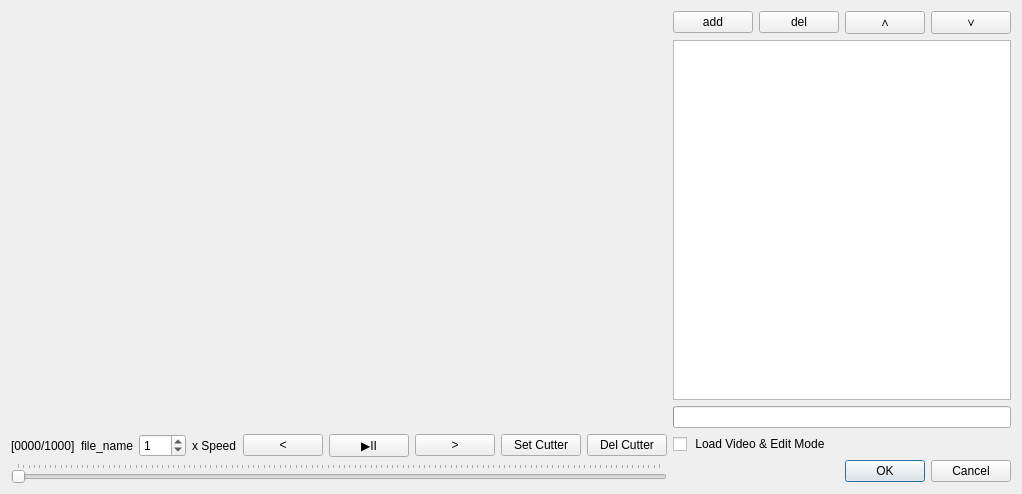
<?xml version="1.0" encoding="UTF-8"?>
<ui version="4.0">
 <class>Dialog</class>
 <widget class="QDialog" name="Dialog">
  <property name="enabled">
   <bool>true</bool>
  </property>
  <property name="geometry">
   <rect>
    <x>0</x>
    <y>0</y>
    <width>980</width>
    <height>494</height>
   </rect>
  </property>
  <property name="sizePolicy">
   <sizepolicy hsizetype="Fixed" vsizetype="Fixed">
    <horstretch>0</horstretch>
    <verstretch>0</verstretch>
   </sizepolicy>
  </property>
  <property name="contextMenuPolicy">
   <enum>Qt::DefaultContextMenu</enum>
  </property>
  <property name="acceptDrops">
   <bool>false</bool>
  </property>
  <property name="windowTitle">
   <string>Video Editor</string>
  </property>
  <layout class="QGridLayout" name="gridLayout_2">
   <item row="0" column="0">
    <widget class="QLabel" name="ImageLabel">
     <property name="sizePolicy">
      <sizepolicy hsizetype="Expanding" vsizetype="Expanding">
       <horstretch>0</horstretch>
       <verstretch>0</verstretch>
      </sizepolicy>
     </property>
     <property name="minimumSize">
      <size>
       <width>320</width>
       <height>240</height>
      </size>
     </property>
     <property name="focusPolicy">
      <enum>Qt::ClickFocus</enum>
     </property>
     <property name="text">
      <string/>
     </property>
    </widget>
   </item>
   <item row="0" column="1">
    <layout class="QVBoxLayout" name="verticalLayout_list">
     <item>
      <layout class="QHBoxLayout" name="horizontalLayout_list">
       <item>
        <widget class="QPushButton" name="listAddButton">
         <property name="focusPolicy">
          <enum>Qt::NoFocus</enum>
         </property>
         <property name="layoutDirection">
          <enum>Qt::LeftToRight</enum>
         </property>
         <property name="text">
          <string>add</string>
         </property>
        </widget>
       </item>
       <item>
        <widget class="QPushButton" name="listDelButton">
         <property name="focusPolicy">
          <enum>Qt::NoFocus</enum>
         </property>
         <property name="layoutDirection">
          <enum>Qt::LeftToRight</enum>
         </property>
         <property name="text">
          <string>del</string>
         </property>
        </widget>
       </item>
       <item>
        <widget class="QPushButton" name="listUpButton">
         <property name="focusPolicy">
          <enum>Qt::NoFocus</enum>
         </property>
         <property name="text">
          <string>∧</string>
         </property>
        </widget>
       </item>
       <item>
        <widget class="QPushButton" name="listDownButton">
         <property name="focusPolicy">
          <enum>Qt::NoFocus</enum>
         </property>
         <property name="text">
          <string>∨</string>
         </property>
        </widget>
       </item>
      </layout>
     </item>
     <item>
      <widget class="QListWidget" name="listWidget">
       <property name="minimumSize">
        <size>
         <width>0</width>
         <height>0</height>
        </size>
       </property>
       <property name="focusPolicy">
        <enum>Qt::StrongFocus</enum>
       </property>
       <property name="acceptDrops">
        <bool>true</bool>
       </property>
       <property name="dragDropMode">
        <enum>QAbstractItemView::NoDragDrop</enum>
       </property>
      </widget>
     </item>
     <item>
      <widget class="QProgressBar" name="listpBar">
       <property name="enabled">
        <bool>true</bool>
       </property>
       <property name="autoFillBackground">
        <bool>false</bool>
       </property>
       <property name="value">
        <number>0</number>
       </property>
       <property name="textVisible">
        <bool>false</bool>
       </property>
       <property name="orientation">
        <enum>Qt::Horizontal</enum>
       </property>
       <property name="format">
        <string>%p%</string>
       </property>
      </widget>
     </item>
    </layout>
   </item>
   <item row="1" column="0">
    <layout class="QVBoxLayout" name="verticalLayout_play">
     <item>
      <layout class="QHBoxLayout" name="horizontalLayout_play">
       <item>
        <widget class="QLabel" name="FrameNum_Label">
         <property name="text">
          <string>[0000/1000]</string>
         </property>
        </widget>
       </item>
       <item>
        <widget class="QLabel" name="FileName_Label">
         <property name="text">
          <string>file_name</string>
         </property>
        </widget>
       </item>
       <item>
        <widget class="QSpinBox" name="speedUp">
         <property name="enabled">
          <bool>true</bool>
         </property>
         <property name="focusPolicy">
          <enum>Qt::WheelFocus</enum>
         </property>
         <property name="wrapping">
          <bool>false</bool>
         </property>
         <property name="readOnly">
          <bool>false</bool>
         </property>
         <property name="maximum">
          <number>150</number>
         </property>
         <property name="value">
          <number>1</number>
         </property>
         <property name="displayIntegerBase">
          <number>10</number>
         </property>
        </widget>
       </item>
       <item>
        <widget class="QLabel" name="speedUpText">
         <property name="text">
          <string>x Speed</string>
         </property>
        </widget>
       </item>
       <item>
        <widget class="QPushButton" name="sliderLeftButton">
         <property name="focusPolicy">
          <enum>Qt::NoFocus</enum>
         </property>
         <property name="text">
          <string>&lt;</string>
         </property>
        </widget>
       </item>
       <item>
        <widget class="QPushButton" name="playButton">
         <property name="focusPolicy">
          <enum>Qt::NoFocus</enum>
         </property>
         <property name="text">
          <string>▶II</string>
         </property>
        </widget>
       </item>
       <item>
        <widget class="QPushButton" name="sliderRightButton">
         <property name="focusPolicy">
          <enum>Qt::NoFocus</enum>
         </property>
         <property name="text">
          <string>&gt;</string>
         </property>
        </widget>
       </item>
       <item>
        <widget class="QPushButton" name="setCutterButton">
         <property name="focusPolicy">
          <enum>Qt::NoFocus</enum>
         </property>
         <property name="text">
          <string>Set Cutter</string>
         </property>
        </widget>
       </item>
       <item>
        <widget class="QPushButton" name="delCutterButton">
         <property name="focusPolicy">
          <enum>Qt::NoFocus</enum>
         </property>
         <property name="text">
          <string>Del Cutter</string>
         </property>
        </widget>
       </item>
      </layout>
     </item>
     <item>
      <widget class="QSlider" name="slider">
       <property name="minimumSize">
        <size>
         <width>320</width>
         <height>10</height>
        </size>
       </property>
       <property name="focusPolicy">
        <enum>Qt::StrongFocus</enum>
       </property>
       <property name="maximum">
        <number>3600</number>
       </property>
       <property name="singleStep">
        <number>30</number>
       </property>
       <property name="pageStep">
        <number>30</number>
       </property>
       <property name="orientation">
        <enum>Qt::Horizontal</enum>
       </property>
       <property name="invertedAppearance">
        <bool>false</bool>
       </property>
       <property name="invertedControls">
        <bool>false</bool>
       </property>
       <property name="tickPosition">
        <enum>QSlider::TicksAbove</enum>
       </property>
       <property name="tickInterval">
        <number>0</number>
       </property>
      </widget>
     </item>
    </layout>
   </item>
   <item row="1" column="1">
    <layout class="QVBoxLayout" name="verticalLayout_check">
     <item>
      <widget class="QCheckBox" name="LoadVideoCheckBox">
       <property name="focusPolicy">
        <enum>Qt::NoFocus</enum>
       </property>
       <property name="layoutDirection">
        <enum>Qt::LeftToRight</enum>
       </property>
       <property name="text">
        <string> Load Video &amp;&amp; Edit Mode</string>
       </property>
       <property name="checkable">
        <bool>true</bool>
       </property>
       <property name="checked">
        <bool>false</bool>
       </property>
      </widget>
     </item>
     <item>
      <widget class="QDialogButtonBox" name="buttonBox">
       <property name="sizePolicy">
        <sizepolicy hsizetype="Minimum" vsizetype="Fixed">
         <horstretch>0</horstretch>
         <verstretch>0</verstretch>
        </sizepolicy>
       </property>
       <property name="standardButtons">
        <set>QDialogButtonBox::Cancel|QDialogButtonBox::Ok</set>
       </property>
       <property name="centerButtons">
        <bool>false</bool>
       </property>
      </widget>
     </item>
    </layout>
   </item>
  </layout>
 </widget>
 <resources/>
 <connections/>
</ui>
